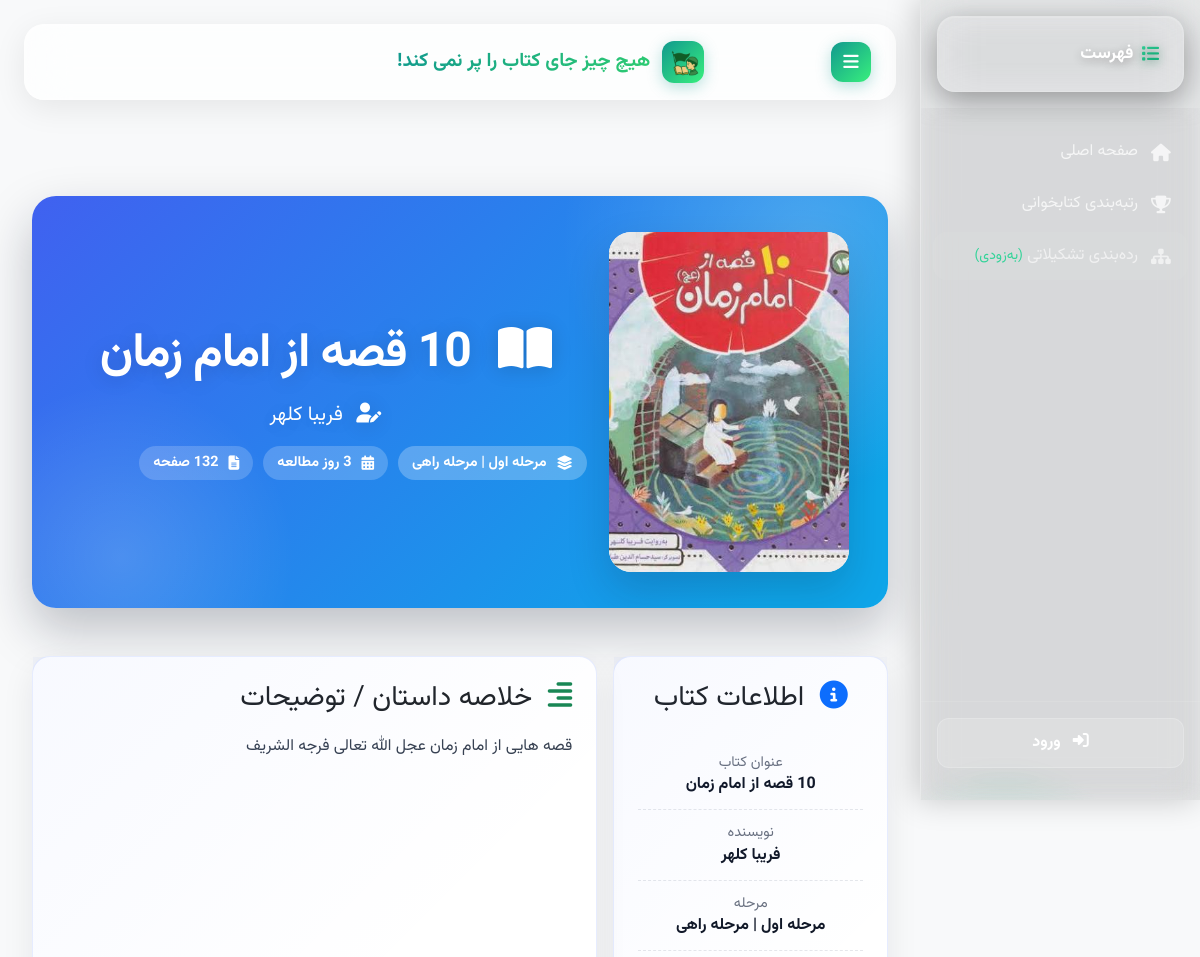
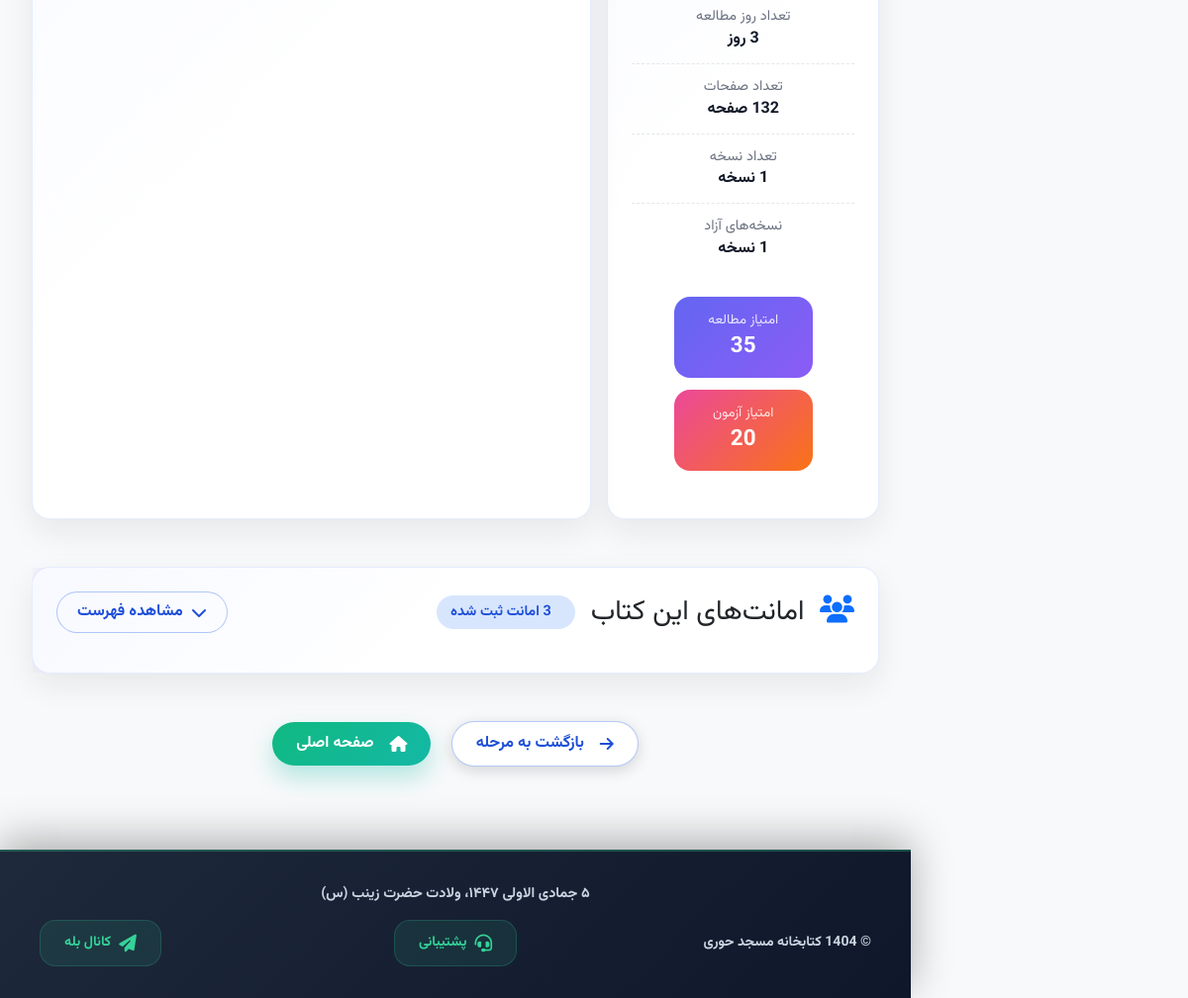
Page /book/71/ on the committed database (2 pictures, top to bottom).
### books/models.py (models this page shows, shortened)
class Book(models.Model):
    title = models.CharField(max_length=200, verbose_name="عنوان کتاب")
    author = models.CharField(max_length=200, verbose_name="نویسنده")
    description = models.TextField(verbose_name="توضیحات")
    cover_image = models.ImageField(upload_to='books/covers/', blank=True, null=True, verbose_name="تصویر جلد")
    reading_score = models.IntegerField(default=0, verbose_name="امتیاز مطالعه")
    quiz_score = models.IntegerField(default=0, verbose_name="امتیاز آزمون")
    stage = models.ForeignKey(Stage, on_delete=models.CASCADE, verbose_name="مرحله")
    reading_days = models.IntegerField(default=3, verbose_name="تعداد روز مطالعه")
    page_count = models.PositiveIntegerField(default=0, verbose_name="تعداد صفحات")
    stock_count = models.PositiveIntegerField(default=1, verbose_name="تعداد نسخه")
    created_at = models.DateTimeField(auto_now_add=True)
    updated_at = models.DateTimeField(auto_now=True)
    class Meta:
        verbose_name = "کتاب"
        verbose_name_plural = "کتاب‌ها"
        ordering = ['stage__order', 'title']

class Stage(models.Model):
    period = models.ForeignKey(ReadingPeriod, on_delete=models.CASCADE, verbose_name="دوره")
    stage_number = models.IntegerField(verbose_name="شماره مرحله")
    name = models.CharField(max_length=100, verbose_name="نام مرحله")
    description = models.TextField(verbose_name="توضیحات")
    image = models.ImageField(upload_to='stages/images/', blank=True, null=True, verbose_name="تصویر مرحله")
    order = models.IntegerField(verbose_name="ترتیب")
    created_at = models.DateTimeField(auto_now_add=True)
    class Meta:
        verbose_name = "مرحله"
        verbose_name_plural = "مراحل"
        unique_together = ['period', 'stage_number']
        ordering = ['order', 'stage_number']

### books/views.py (the view)
# urls.py: path('book/<int:book_id>/', views.book_detail, name='book_detail'),
def book_detail(request, book_id):
    book = get_object_or_404(Book, id=book_id)
    assignments = BookAssignment.objects.filter(book=book).select_related('member').order_by('-assigned_date')
    active_count = BookAssignment.objects.filter(book=book, is_completed=False).count()
    available_copies = max((book.stock_count or 0) - active_count, 0)
    context = {
        'book': book,
        'assignments': assignments,
        'available_copies': available_copies,
    }
    return render(request, 'books/book_detail.html', context)

### books/context_processors.py (called while the page is built, shortened)
def notifications(request):
    if not request.user.is_authenticated:
        return {
            'header_notifications': [],
            'header_unread_notifications': 0,
        }

### books/models.py (called while the page is built)
    @property
    def full_name(self):
        if self.user:
            return f"{self.user.first_name} {self.user.last_name}" if self.user.first_name else self.user.username
        return f"{self.first_name} {self.last_name}"

### books/templatetags/jalali_tags.py (called while the page is built)
@register.filter(name='to_jalali')
def to_jalali(value, format_string='%Y/%m/%d'):
    if not value:
        return ''
    if isinstance(value, str):
        return value
    try:
        if hasattr(value, 'date'):
            jalali_date = jdatetime.datetime.fromgregorian(datetime=value)
        elif isinstance(value, date):
            jalali_date = jdatetime.date.fromgregorian(date=value)
        else:
            return str(value)
        return jalali_date.strftime(format_string)
    except Exception as e:
        return str(value)

### templates/books/book_detail.html (shortened to what this page needs)
{% extends 'base_modern.html' %}
{% load static %}
{% load jalali_tags %}
{% block content %}
<div class="container-fluid book-detail-wrapper">
    <div class="gradient-hero mb-5">
        <div class="row align-items-center g-4">
            <div class="col-lg-4 text-center">
                <div class="book-cover-shell">
                    {% if book.cover_image %}
                        <img src="{{ book.cover_image.url }}" alt="{{ book.title }}" class="book-cover-img">
                    {% else %}
                        <div class="book-cover-placeholder">
                            <i class="fas fa-book fa-4x text-muted"></i>
                        </div>
                    {% endif %}
                </div>
            </div>
            <div class="col-lg-8">
                <h1 class="display-5 fw-bold mb-3">
                    <i class="fas fa-book-open me-3"></i>
                    {{ book.title }}
                </h1>
                <p class="lead mb-3">
                    <i class="fas fa-user-edit me-2"></i>
                    {{ book.author }}
                </p>
                <div class="badge-group">
                    <span class="badge-modern badge-primary"><i class="fas fa-layer-group me-1"></i>{{ book.stage.name }}</span>
                    <span class="badge-modern badge-info"><i class="fas fa-calendar-alt me-1"></i>{{ book.reading_days }} روز مطالعه</span>
                    <span class="badge-modern badge-success"><i class="fas fa-file-alt me-1"></i>{% if book.page_count %}{{ book.page_count }} صفحه{% else %}تعداد صفحات نامشخص{% endif %}</span>
                </div>
            </div>
        </div>
    </div>
    <div class="row g-4">
        <div class="col-12 col-xl-4">
            <div class="modern-card h-100 text-center">
                <h3 class="mb-4">
                    <i class="fas fa-info-circle me-2 text-primary"></i>
                    اطلاعات کتاب
                </h3>
                <ul class="info-list">
                    <li>
                        <span>عنوان کتاب</span>
                        <strong>{{ book.title }}</strong>
                    </li>
                    <li>
                        <span>نویسنده</span>
                        <strong>{{ book.author }}</strong>
                    </li>
                    <li>
                        <span>مرحله</span>
                        <strong>{{ book.stage.name }}</strong>
                    </li>
                    <li>
                        <span>تعداد روز مطالعه</span>
                        <strong>{{ book.reading_days }} روز</strong>
                    </li>
                    <li>
                        <span>تعداد صفحات</span>
                        <strong>{% if book.page_count %}{{ book.page_count }} صفحه{% else %}نامشخص{% endif %}</strong>
                    </li>
                    <li>
                        <span>تعداد نسخه</span>
                        <strong>{{ book.stock_count }} نسخه</strong>
                    </li>
                    <li>
                        <span>نسخه‌های آزاد</span>
                        <strong>{{ available_copies }} نسخه</strong>
                    </li>
                </ul>
                <div class="score-strip mt-4">
                    <div class="score-chip reading">
                        <span>امتیاز مطالعه</span>
                        <strong>{{ book.reading_score }}</strong>
                    </div>
                    <div class="score-chip quiz">
                        <span>امتیاز آزمون</span>
                        <strong>{{ book.quiz_score }}</strong>
                    </div>
                </div>
            </div>
        </div>
        <div class="col-12 col-xl-8">
            <div class="modern-card h-100">
                <h3 class="mb-3">
                    <i class="fas fa-align-right me-2 text-success"></i>
                    خلاصه داستان / توضیحات
                </h3>
                <p class="description-text">{{ book.description|default:'توضیحاتی برای این کتاب ثبت نشده است.' }}</p>
            </div>
        </div>
    </div>
    <div class="modern-card mt-5">
        <div class="d-flex justify-content-between align-items-center flex-wrap gap-3 mb-3">
            <div class="d-flex align-items-center gap-3">
                <h3 class="mb-0">
                    <i class="fas fa-users me-2 text-primary"></i>
                    امانت‌های این کتاب
                </h3>
                <span class="badge-modern badge-secondary">
                    {{ assignments|length }} امانت ثبت شده
                </span>
            </div>
            {% if assignments %}
            <button class="btn btn-toggle-assignments collapsed" type="button" data-bs-toggle="collapse" data-bs-target="#assignmentsCollapse" aria-expanded="false" aria-controls="#assignmentsCollapse">
                <i class="fas fa-chevron-up"></i>
                مشاهده فهرست
            </button>
            {% endif %}
        </div>
    </div>
    <div class="text-center mt-5">
        <a href="{% url 'books:stage_books' book.stage.id %}" class="btn btn-modern me-3">
            <i class="fas fa-arrow-right me-2"></i>
            بازگشت به مرحله
        </a>
        <a href="{% url 'books:home' %}" class="btn btn-modern btn-gradient">
            <i class="fas fa-home me-2"></i>
            صفحه اصلی
        </a>
    </div>
</div>
{% endblock %}

### static/css/modern-style.css (style rules this page uses)
:root { --primary: #0F45FF; --primary-light: #2563EB; --primary-dark: #111C47; --secondary: #FFC947; --secondary-light: #FFD45A; --success: #34D399; --warning: #FFC947; --danger: #EF4444; --dark: #1F2937; --light: #F8F9FA; --sidebar-width: 280px; }
* { margin: 0; padding: 0; box-sizing: border-box; }
html, body { margin: 0; padding: 0; width: 100%; height: 100%; }
body { font-family: 'Vazirmatn', 'Tahoma', sans-serif; background: #F8F9FA; -webkit-font-smoothing: antialiased; }
.page-content .container-fluid { padding-right: 0.5rem; padding-left: 0.5rem; }
.modern-card { background: white; border-radius: 28px; padding: 1.5rem; box-shadow: 0 25px 60px -25px rgba(15, 69, 255, 0.35); border: 1px solid rgba(15, 69, 255, 0.1); transition: all 0.4s cubic-bezier(0.4, 0, 0.2, 1); margin-bottom: 1.5rem; position: relative; overflow: visible; }
.modern-card::before { content: ''; position: absolute; top: 0; right: 0; width: 100%; height: 100%; background: linear-gradient(135deg, rgba(15, 69, 255, 0.03) 0%, transparent 50%); pointer-events: none; }
.gradient-hero { background: linear-gradient(135deg, #11998e 0%, #38ef7d 25%, #2ecc71 50%, #27ae60 75%, #16a085 100%); background-size: 200% 200%; animation: gradientShift 15s ease-in-out infinite; border-radius: 28px; padding: 3.5rem 2.5rem; color: white; text-align: center; position: relative; overflow: hidden; margin-bottom: 2rem; box-shadow: 0 20px 60px rgba(46, 204, 113, 0.4), 0 0 0 1px rgba(255, 255, 255, 0.1) inset; }
.gradient-hero::before { content: ''; position: absolute; top: -50%; right: -20%; width: 500px; height: 500px; background: radial-gradient(circle, rgba(255, 255, 255, 0.2) 0%, transparent 70%); border-radius: 50%; pointer-events: none; animation: float 10s ease-in-out infinite; }
.gradient-hero::after { content: ''; position: absolute; bottom: -30%; left: -10%; width: 350px; height: 350px; background: radial-gradient(circle, rgba(255, 255, 255, 0.15) 0%, transparent 70%); border-radius: 50%; pointer-events: none; animation: float 12s ease-in-out infinite reverse; }
.gradient-hero h1, .gradient-hero h2, .gradient-hero h3, .gradient-hero h4, .gradient-hero p { position: relative; z-index: 2; color: white !important; text-shadow: 0 2px 20px rgba(0, 0, 0, 0.15); }
.gradient-hero h1 { font-size: 3rem; font-weight: 800; letter-spacing: -1px; margin-bottom: 1rem; animation: fadeInDown 0.8s ease; }
.description-text { max-height: 1.8em; overflow: hidden; line-height: 1.8em; transition: max-height 0.6s cubic-bezier(0.4, 0, 0.2, 1), opacity 0.4s ease; padding-bottom: 40px; position: relative; opacity: 1; }
.btn-modern { padding: 0.75rem 2rem; border-radius: 50px; font-weight: 600; border: none; transition: all 0.3s ease; box-shadow: 0 4px 15px rgba(0, 0, 0, 0.15); text-decoration: none; display: inline-block; }
.btn-gradient { background: linear-gradient(90deg, var(--secondary-light), var(--secondary), var(--primary)); color: white !important; }
.container-fluid { width: 100%; max-width: 100%; padding-right: 0.5rem; padding-left: 0.5rem; margin-right: auto; margin-left: auto; }
.row { margin-right: -0.5rem; margin-left: -0.5rem; }
.row > * { padding-right: 0.5rem; padding-left: 0.5rem; }

### rows in the picture
Book: cover_image (picture), title "10 قصه از امام زمان", author "فریبا کلهر", stage.name "مرحله اول | مرحله راهی", reading_days "3", stock_count "1", reading_score "35", quiz_score "20", description "قصه هایی از امام زمان عجل الله تعالی فرجه الشریف"

### other values in the picture
{{ available_copies }} "1"
